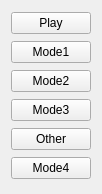
    <widget class="QWidget" name="layoutWidget">
     <property name="geometry">
      <rect>
       <x>460</x>
       <y>20</y>
       <width>87</width>
       <height>194</height>
      </rect>
     </property>
     <layout class="QGridLayout" name="gridLayout_24">
      <item row="0" column="0">
       <widget class="QPushButton" name="pushButton_27">
        <property name="text">
         <string>Play</string>
        </property>
       </widget>
      </item>
      <item row="1" column="0">
       <widget class="QPushButton" name="pushButton_9">
        <property name="text">
         <string>Mode1</string>
        </property>
       </widget>
      </item>
      <item row="2" column="0">
       <widget class="QPushButton" name="pushButton_10">
        <property name="text">
         <string>Mode2</string>
        </property>
       </widget>
      </item>
      <item row="3" column="0">
       <widget class="QPushButton" name="pushButton_11">
        <property name="text">
         <string>Mode3</string>
        </property>
       </widget>
      </item>
      <item row="4" column="0">
       <widget class="QPushButton" name="pushButton_14">
        <property name="text">
         <string>Other</string>
        </property>
       </widget>
      </item>
      <item row="5" column="0">
       <widget class="QPushButton" name="pushButton_51">
        <property name="text">
         <string>Mode4</string>
        </property>
       </widget>
      </item>
     </layout>
    </widget>
